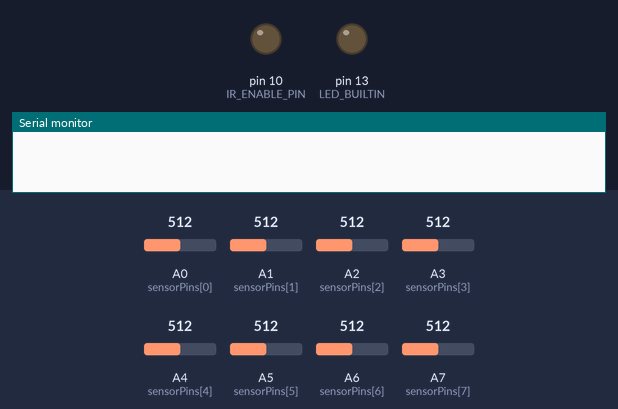
The sketch below on a simulated Arduino Nano, built with avr-gcc and run on an emulated ATmega328P. On the bench: output pins drawn as LEDs (lit = HIGH), the last lines printed to the serial monitor. The inputs (shaded band) are chosen by the test bench; at power-on: A0 (sensorPins[0]) = 512, A1 (sensorPins[1]) = 512, A2 (sensorPins[2]) = 512, A3 (sensorPins[3]) = 512, A4 (sensorPins[4]) = 512, A5 (sensorPins[5]) = 512, A6 (sensorPins[6]) = 512, A7 (sensorPins[7]) = 512.

Above: at 0.1 s.
At 3.9 s:
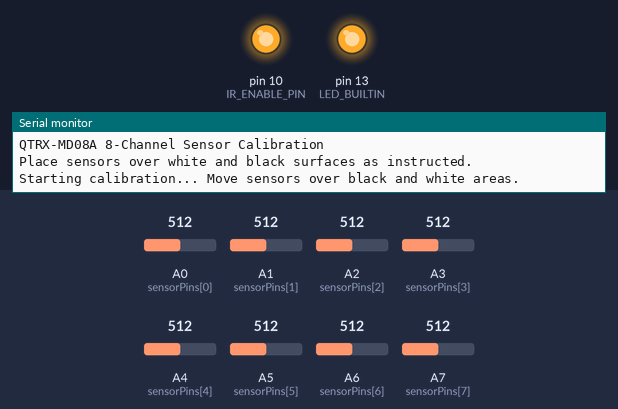
At 8.1 s:
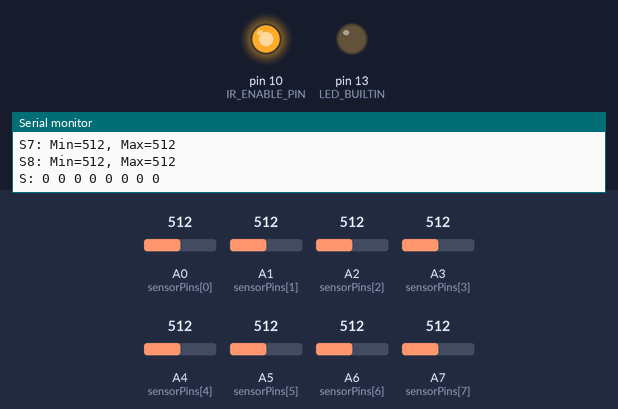
Timing chart, 0 to 9.6 s (numbered marks = the images above):
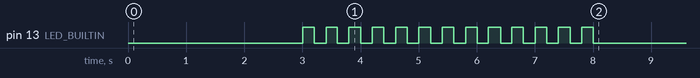

The sketch:

sensor_calib_code_meshmerize.ino
```cpp
#include <Arduino.h>

const int NUM_SENSORS = 8;

// --- Updated Pin Connections ---
const int sensorPins[NUM_SENSORS] = {A0,A1,A2,A3,A4,A5,A6,A7};
const int IR_ENABLE_PIN = 10; // optional, if using emitter control

// --- Calibration data ---
int sensorMin[NUM_SENSORS];   // white reference
int sensorMax[NUM_SENSORS];   // black reference

// --- Setup ---
void setup() {
  Serial.begin(115200);
  delay(1000);

  pinMode(IR_ENABLE_PIN, OUTPUT);
  digitalWrite(IR_ENABLE_PIN, HIGH); // Turn ON emitters

  for (int i = 0; i < NUM_SENSORS; i++) {
    sensorMin[i] = 1023; // start assuming max analog = white
    sensorMax[i] = 0;    // start assuming min analog = black
  }

  pinMode(LED_BUILTIN, OUTPUT);

  Serial.println(F("QTRX-MD08A 8-Channel Sensor Calibration"));
  Serial.println(F("Place sensors over white and black surfaces as instructed."));
  delay(2000);

  calibrateSensors();
}

// --- Calibration Routine ---
void calibrateSensors() {
  Serial.println(F("Starting calibration... Move sensors over black and white areas."));

  unsigned long startTime = millis();
  while (millis() - startTime < 5000) { // 5 seconds calibration
    digitalWrite(LED_BUILTIN, (millis() / 200) % 2); // Blink LED

    for (int i = 0; i < NUM_SENSORS; i++) {
      int val = analogRead(sensorPins[i]);

      if (val < sensorMin[i]) sensorMin[i] = val; // track white
      if (val > sensorMax[i]) sensorMax[i] = val; // track black
    }
    delay(10);
  }
  digitalWrite(LED_BUILTIN, LOW);

  Serial.println(F("Calibration complete!"));
  Serial.println(F("Sensor states (Min=white / Max=black):"));
  for (int i = 0; i < NUM_SENSORS; i++) {
    Serial.print("S"); Serial.print(i+1);
    Serial.print(": Min="); Serial.print(sensorMin[i]);
    Serial.print(", Max="); Serial.println(sensorMax[i]);
  }
}

// --- Main Loop: Print Normalized Sensor Readings 0-1000 ---
void loop() {
  Serial.print("S: ");
  for (int i = 0; i < NUM_SENSORS; i++) {
    int raw = analogRead(sensorPins[i]);
    int norm = map(raw, sensorMin[i], sensorMax[i], 0, 1000); // normalize
    norm = constrain(norm, 0, 1000); // ensure within 0-1000
    Serial.print(norm);
    Serial.print(" ");
  }
  Serial.println();
  delay(200);
}
```
